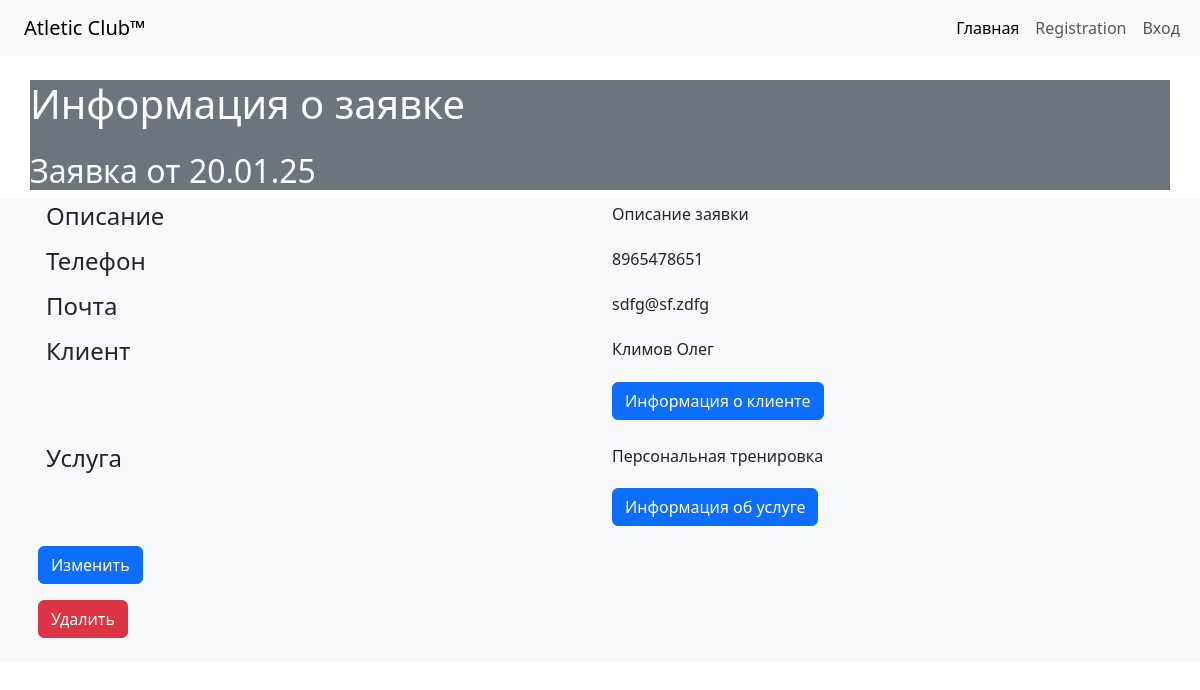
The page /bid/1 on the database its author committed.
### diplom/bid/models.py (models this page shows, shortened)
class Bid(models.Model):
    date = models.DateField(verbose_name='Дата')
    name = models.CharField(max_length=250, verbose_name='Название')
    description = models.TextField(max_length=250, verbose_name='Описание')
    phone = models.CharField(max_length=250, verbose_name='Телефон')
    email = models.EmailField(verbose_name='Почта')
    client = models.ForeignKey(Clients, on_delete=models.DO_NOTHING, verbose_name='Клиент')
    service = models.ForeignKey(Services, on_delete=models.DO_NOTHING, verbose_name='Услуга')

### diplom/clients/models.py (models this page shows, shortened)
class Clients(models.Model):
    date = models.DateTimeField(auto_now_add=True)
    last_name = models.CharField(max_length=250, verbose_name='Фамилия')
    first_name = models.CharField(max_length=250, verbose_name='Имя')
    patronymic = models.CharField(max_length=250, verbose_name='Отчетство')
    legal_adress = models.CharField(max_length=250, verbose_name='Адресс прописки')
    physical_adress = models.CharField(max_length=250, verbose_name='Фактический адресс')
    inn = models.IntegerField()
    kpp = models.IntegerField()
    bank =models.ForeignKey(Bank, on_delete=models.DO_NOTHING, verbose_name='Банк')
    phone = models.CharField(max_length=14, verbose_name='Номер телефона')
    email = models.EmailField()
    date_of_birth = models.DateTimeField(verbose_name='Дата рождения')
    passports_series = models.IntegerField(verbose_name='Серия паспорта')
    passports_number = models.IntegerField(verbose_name='Номер паспорта')
    services = models.ForeignKey(Services, on_delete=models.DO_NOTHING, verbose_name='Услуги')
    user_state = models.ForeignKey(Status, on_delete=models.DO_NOTHING, verbose_name='Статус')

### diplom/services/models.py (models this page shows, shortened)
class Services(models.Model):
    date = models.DateField(blank="True", verbose_name="Дата")
    name = models.CharField(max_length=250, verbose_name='Наименование')
    description = models.TextField(max_length=250, verbose_name='Описание')
    price = models.IntegerField(verbose_name='Стоимость')
    unit = models.IntegerField(verbose_name='Единица измерения')

### diplom/bid/views.py (the view)
# urls.py: path('<int:pk>', views.BidShowView.as_view(), name='bid_show'),
class BidShowView(DetailView):
    model = models.Bid
    template_name = 'bid/bid_show.html'
    context_object_name = 'bid'

### diplom/templates/bid/bid_show.html
{% extends 'base.html' %}
{% load django_bootstrap5 %}
{% block content %}
  <div class="container card-header bg-secondary text-white">
    <h1 class="my-4">
        Информация о заявке
    </h1>
    <h2>{{ bid.name }}</h2>
  </div>
    <div class="card-body bg-light">
      <div class="container">
        <div class="row p-1">
          <div class="col"><h4>Описание</h4></div>
          <div class="col">{{bid.description}}</div>
        </div>
        <div class="row p-1">
          <div class="col"><h4>Телефон</h4></div>
          <div class="col">{{bid.phone}}</div>
        </div>
        <div class="row p-1">
          <div class="col"><h4>Почта</h4></div>
          <div class="col">{{bid.email}}</div>
        </div>
        <div class="row p-1">
          <div class="col"><h4>Клиент</h4></div>
          <div class="col">{{bid.client.last_name}} {{bid.client.first_name}}</div>
        </div>
        <div class="row p-1">
          <div class="col"></div>
          <div class="col"><form action="{% url 'client_show' bid.client.pk %}">
            <button class="btn btn-primary mb-3" type="submit">Информация о клиенте</button>
          </form>
        </div>
        </div>
        <div class="row p-1">
          <div class="col"><h4>Услуга</h4></div>
          <div class="col">{{bid.service.name}}</div>
        </div>
        <div class="row p-1">
          <div class="col"></div>
          <div class="col"><form action="{% url 'service_show' bid.service.pk %}">
            <button class="btn btn-primary mb-3" type="submit">Информация об услуге</button>
          </form>
        </div>
        <div class="row p-1">
          <div class="col">
            <form action="{% url 'bid_update' bid.pk %}">
            <button class="btn btn-primary mb-3" type="submit">Изменить</button>
          </form>
          <form action="{% url 'bid_delete' bid.pk %}">
            <button class="btn btn-danger mb-3" type="submit">Удалить</button>
          </form>
          </div>
        </div>
      </div>
    </div>
{% endblock%}

### rows shown on the page
Bid: name "Заявка от 20.01.25", description "Описание заявки", phone "8965478651", email "sdfg@sf.zdfg", client.last_name "Климов", client.first_name "Олег", service.name "Персональная тренировка"
